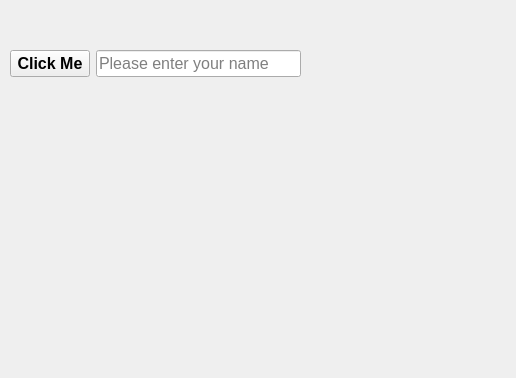
<?xml version="1.0" encoding="UTF-8"?>
<ui version="4.0">
 <class>Form</class>
 <widget class="QWidget" name="Form">
  <property name="geometry">
   <rect>
    <x>0</x>
    <y>0</y>
    <width>516</width>
    <height>378</height>
   </rect>
  </property>
  <property name="windowTitle">
   <string>14_Event_Handling_with_qt_designer</string>
  </property>
  <widget class="QWidget" name="">
   <property name="geometry">
    <rect>
     <x>10</x>
     <y>50</y>
     <width>291</width>
     <height>79</height>
    </rect>
   </property>
   <layout class="QVBoxLayout" name="verticalLayout">
    <item>
     <layout class="QHBoxLayout" name="horizontalLayout">
      <item>
       <widget class="QPushButton" name="btn_click">
        <property name="font">
         <font>
          <pointsize>12</pointsize>
          <weight>75</weight>
          <bold>true</bold>
         </font>
        </property>
        <property name="text">
         <string>Click Me</string>
        </property>
       </widget>
      </item>
      <item>
       <widget class="QLineEdit" name="lineEdit">
        <property name="font">
         <font>
          <pointsize>12</pointsize>
         </font>
        </property>
        <property name="placeholderText">
         <string>Please enter your name</string>
        </property>
       </widget>
      </item>
     </layout>
    </item>
    <item>
     <widget class="QLabel" name="label">
      <property name="font">
       <font>
        <pointsize>14</pointsize>
       </font>
      </property>
      <property name="styleSheet">
       <string notr="true">QLabel{
color:red
}</string>
      </property>
      <property name="text">
       <string/>
      </property>
     </widget>
    </item>
   </layout>
  </widget>
 </widget>
 <resources/>
 <connections/>
</ui>
